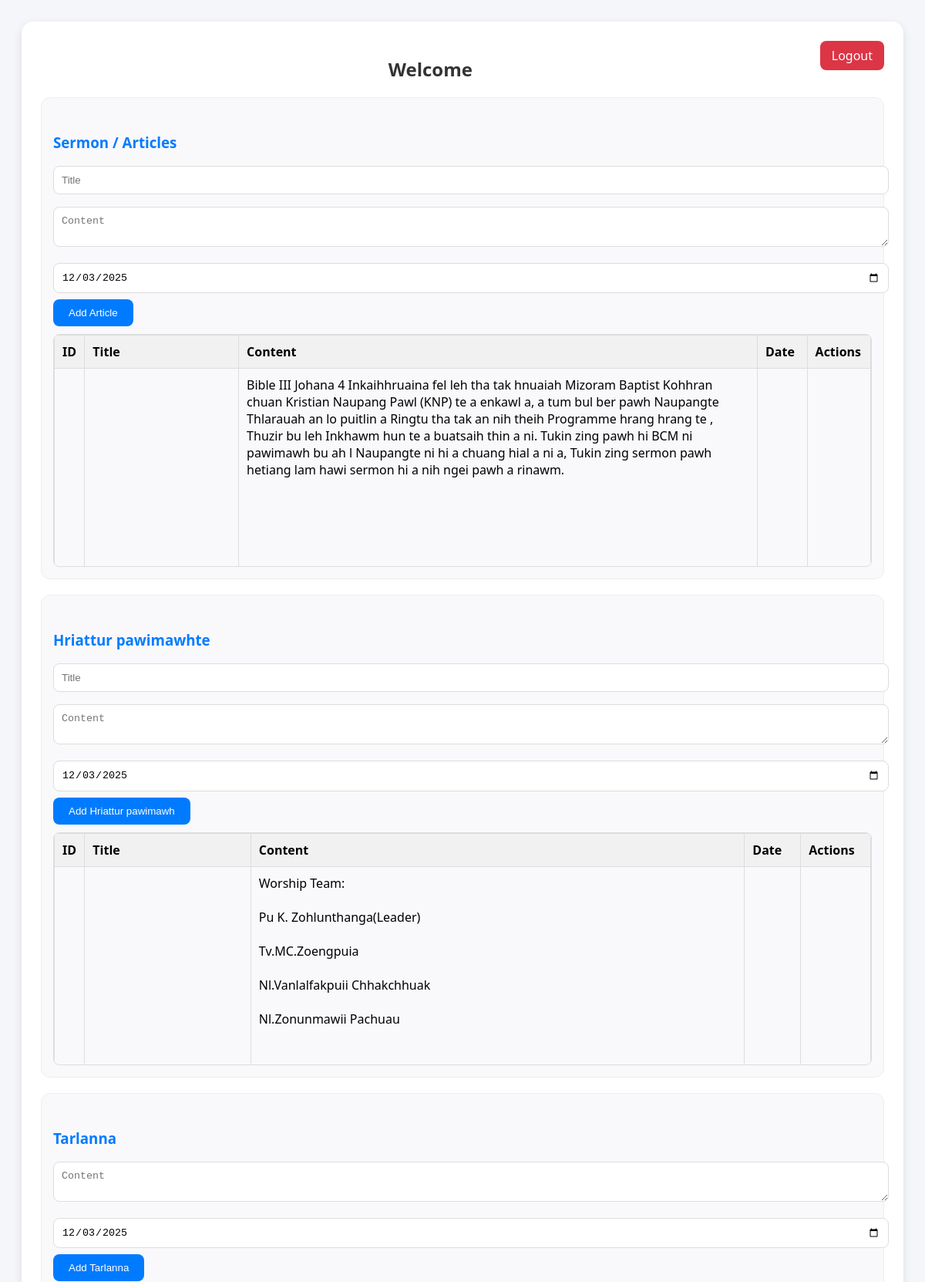
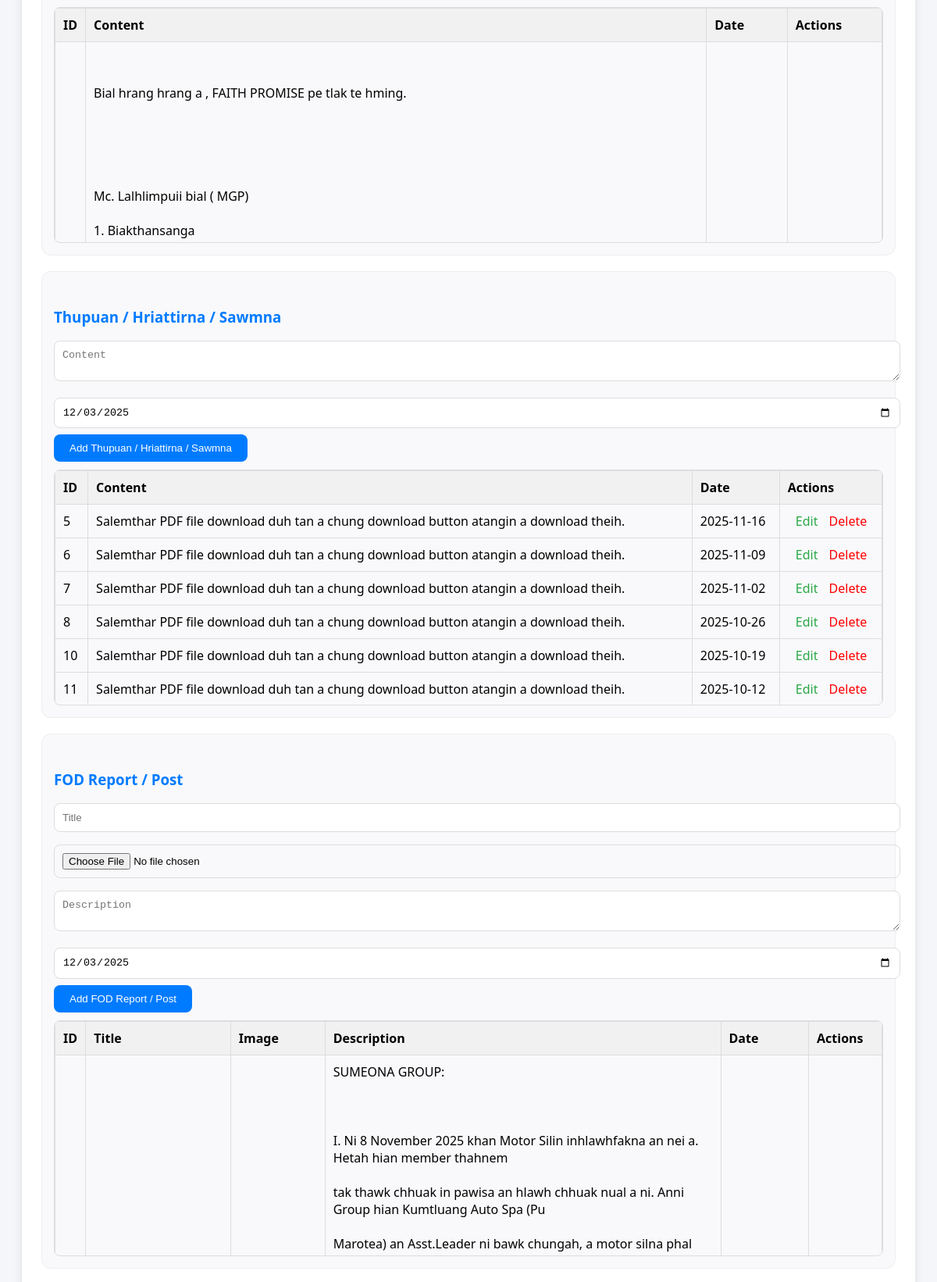
Screenshot of /admin.php (signed in, upper part) with the database file from the repository (2 pictures, top to bottom).
### tables this page shows
CREATE TABLE `articles` (
  `id` int(11) NOT NULL,
  `title` varchar(255) NOT NULL,
  `content` text NOT NULL,
  `created_at` date NOT NULL
);

CREATE TABLE `side_sections` (
  `id` int(11) NOT NULL,
  `title` varchar(255) NOT NULL,
  `content` text NOT NULL,
  `created_at` date NOT NULL
);

CREATE TABLE `posts` (
  `id` int(11) NOT NULL,
  `content` text NOT NULL,
  `created_at` date NOT NULL
);

CREATE TABLE `notices` (
  `id` int(11) NOT NULL,
  `content` text NOT NULL,
  `created_at` date NOT NULL
);

CREATE TABLE `gallery` (
  `id` int(11) NOT NULL,
  `title` varchar(255) NOT NULL,
  `image` varchar(255) NOT NULL,
  `description` text NOT NULL,
  `created_at` timestamp NOT NULL DEFAULT current_timestamp()
);

### admin.php (the view, shortened to what this page needs)
<?php
include('db.php');
$articles = $conn->query("SELECT * FROM articles ORDER BY created_at DESC");
$posts = $conn->query("SELECT * FROM posts ORDER BY created_at DESC");
$sides = $conn->query("SELECT * FROM side_sections ORDER BY id DESC");
$notices = $conn->query("SELECT * FROM notices ORDER BY created_at DESC");
$gallery = $conn->query("SELECT * FROM gallery ORDER BY created_at DESC");
?>
<!DOCTYPE html>
<html lang="en">
<head>
</head>
<body>
<div class="container">
<a href="logout.php" class="logout-btn">Logout</a>
<h2>Welcome</h2>
<div class="section">
<h3>Sermon / Articles</h3>
<form method="POST">
<input type="text" name="title" placeholder="Title" required>
<textarea name="content" placeholder="Content" required></textarea>
<input type="date" name="created_at" value="<?= date('Y-m-d') ?>" required>
<button type="submit" name="add_article">Add Article</button>
</form>
<div class="table-container">
<table>
<tr><th>ID</th><th>Title</th><th>Content</th><th>Date</th><th>Actions</th></tr>
<?php while($row=$articles->fetch_assoc()): ?>
<tr>
<td><?= $row['id'] ?></td>
<td class="preserve"><?= nl2br(htmlspecialchars($row['title'])) ?></td>
<td class="preserve"><?= nl2br(htmlspecialchars($row['content'])) ?></td>
<td><?= $row['created_at'] ?></td>
<td>
</td>
</tr>
<?php endwhile; ?>
</table>
</div>
</div>
<div class="section">
<h3>Hriattur pawimawhte </h3>
<form method="POST">
<input type="text" name="title" placeholder="Title" required>
<textarea name="content" placeholder="Content" required></textarea>
<input type="date" name="created_at" value="<?= date('Y-m-d') ?>" required>
<button type="submit" name="add_side">Add Hriattur pawimawh</button>
</form>
<div class="table-container">
<table>
<tr><th>ID</th><th>Title</th><th>Content</th><th>Date</th><th>Actions</th></tr>
<?php while($row=$sides->fetch_assoc()): ?>
<tr>
<td><?= $row['id'] ?></td>
<td class="preserve"><?= nl2br(htmlspecialchars($row['title'])) ?></td>
<td class="preserve"><?= nl2br(htmlspecialchars($row['content'])) ?></td>
<td><?= $row['created_at'] ?></td>
<td>
</td>
</tr>
<?php endwhile; ?>
</table>
</div>
</div>
<div class="section">
<h3>Tarlanna </h3>
<form method="POST">
<textarea name="content" placeholder="Content" required></textarea>
<input type="date" name="created_at" value="<?= date('Y-m-d') ?>" required>
<button type="submit" name="add_post">Add Tarlanna</button>
</form>
<div class="table-container">
<table>
<tr><th>ID</th><th>Content</th><th>Date</th><th>Actions</th></tr>
<?php while($row=$posts->fetch_assoc()): ?>
<tr>
<td><?= $row['id'] ?></td>
<td class="preserve"><?= nl2br(htmlspecialchars($row['content'])) ?></td>
<td><?= $row['created_at'] ?></td>
<td>
</td>
</tr>
<?php endwhile; ?>
</table>
</div>
</div>
<div class="section">
<h3>Thupuan / Hriattirna / Sawmna</h3>
<form method="POST">
<textarea name="content" placeholder="Content" required></textarea>
<input type="date" name="created_at" value="<?= date('Y-m-d') ?>" required>
<button type="submit" name="add_notice">Add Thupuan / Hriattirna / Sawmna</button>
</form>
<div class="table-container">
<table>
<tr><th>ID</th><th>Content</th><th>Date</th><th>Actions</th></tr>
<?php while($row=$notices->fetch_assoc()): ?>
<tr>
<td><?= $row['id'] ?></td>
<td class="preserve"><?= nl2br(htmlspecialchars($row['content'])) ?></td>
<td><?= $row['created_at'] ?></td>
<td>
<a href="edit.php?section=notice&id=<?= $row['id'] ?>" class="edit">Edit</a>
<a href="?delete=1&table=notices&id=<?= $row['id'] ?>" class="delete" onclick="return confirm('Delete this notice?')">Delete</a>
</td>
</tr>
<?php endwhile; ?>
</table>
</div>
</div>
<div class="section">
<h3>FOD Report / Post</h3>
<form method="POST" enctype="multipart/form-data">
<input type="text" name="title" placeholder="Title" required>
<input type="file" name="image" accept="image/*" required>
<textarea name="description" placeholder="Description"></textarea>
<input type="date" name="created_at" value="<?= date('Y-m-d') ?>" required>
<button type="submit" name="add_gallery">Add FOD Report / Post</button>
</form>
<div class="table-container">
<table>
<tr><th>ID</th><th>Title</th><th>Image</th><th>Description</th><th>Date</th><th>Actions</th></tr>
<?php while($row=$gallery->fetch_assoc()): ?>
<tr>
<td><?= $row['id'] ?></td>
<td class="preserve"><?= nl2br(htmlspecialchars($row['title'])) ?></td>
<td><img src="<?= htmlspecialchars($row['image']) ?>" alt=""></td>
<td class="preserve"><?= nl2br(htmlspecialchars($row['description'])) ?></td>
<td><?= $row['created_at'] ?></td>
<td>
</td>
</tr>
<?php endwhile; ?>
</table>
</div>
</div>
</div>
</body>
</html>

### admin.php (style rules this page uses)
body { font-family:"Segoe UI", Roboto,sans-serif; background:#f4f6f9; padding:20px; }
.container { max-width:1100px; margin:auto; background:#fff; padding:25px; border-radius:15px; box-shadow:0 4px 12px rgba(0,0,0,0.1); }
h2 { text-align:center; margin-bottom:20px; color:#333; }
h3 { margin-top:30px; margin-bottom:10px; color:#007BFF; }
form input, form textarea { width:100%; padding:10px; margin:8px 0; border-radius:8px; border:1px solid #ddd; }
form button { padding:10px 20px; background:#007BFF; color:#fff; border:none; border-radius:8px; cursor:pointer; }
.table-container { max-height:300px; overflow-y:auto; margin-top:10px; border:1px solid #ddd; border-radius:8px; }
table { width:100%; border-collapse:collapse; }
table, th, td { border:1px solid #ddd; }
th, td { padding:10px; text-align:left; }
th { background:#f1f1f1; }
.section { border:1px solid #eee; padding:15px; border-radius:12px; margin-bottom:20px; background:#f9f9fb; }
.logout-btn { padding:8px 15px; background:#dc3545; color:#fff; text-decoration:none; border-radius:8px; float:right; margin-bottom:10px; }
.preserve { white-space: pre-line; }

### rows the page displays
articles: content "Bible III Johana 4 Inkaihhruaina fel leh tha tak hnuaiah Mizoram Baptist Kohhran chuan Kristian Naupang Pawl (KNP) te a enkawl a, a tum bul ber pawh Naupangte Thlarauah an lo puitlin a Ringtu tha tak an nih theih Programme hrang hrang te , Thuzir bu leh Inkhawm hun te a buatsaih thin a ni. Tukin zing pawh hi BCM ni pawimawh bu ah l Naupangte ni hi a chuang hial a ni a, Tukin zing sermon pawh hetiang lam hawi sermon hi a nih ngei pawh a rinawm."
side_sections: content "Worship Team: Pu K. Zohlunthanga(Leader) Tv.MC.Zoengpuia Nl.Vanlalfakpuii Chhakchhuak Nl.Zonunmawii Pachuau"
posts: content "Bial hrang hrang a , FAITH PROMISE pe tlak te hming. Mc. Lalhlimpuii bial ( MGP) 1. Biakthansanga"
notices: id "5", content "Salemthar PDF file download duh tan a chung download button atangin a download theih.", created_at "2025-11-16"
notices: id "6", content "Salemthar PDF file download duh tan a chung download button atangin a download theih.", created_at "2025-11-09"
notices: id "7", content "Salemthar PDF file download duh tan a chung download button atangin a download theih.", created_at "2025-11-02"
notices: id "8", content "Salemthar PDF file download duh tan a chung download button atangin a download theih.", created_at "2025-10-26"
notices: id "10", content "Salemthar PDF file download duh tan a chung download button atangin a download theih.", created_at "2025-10-19"
notices: id "11", content "Salemthar PDF file download duh tan a chung download button atangin a download theih.", created_at "2025-10-12"
gallery: description "SUMEONA GROUP: I. Ni 8 November 2025 khan Motor Silin inhlawhfakna an nei a. Hetah hian member thahnem tak thawk chhuak in pawisa an hlawh chhuak nual a ni. Anni Group hian Kumtluang Auto Spa (Pu Marotea) an Asst.Leader ni bawk chungah, a motor silna phal…"
